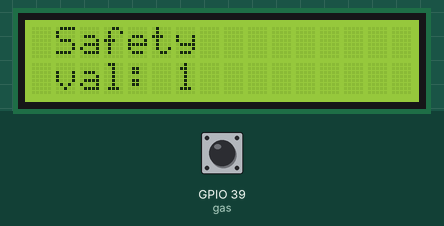
This program was run on a simulated ESP32 board running MicroPython. Parts: 16×2 character LCD. Inputs (shaded band) come from the test bench; at power-on: GPIO 39 (gas) HIGH. What the program prints to the serial console is not drawn.

Above: at 1.2 s.
1.3 s: GPIO 39 (gas) pulled LOW for 0.15 s
At 1.43 s:
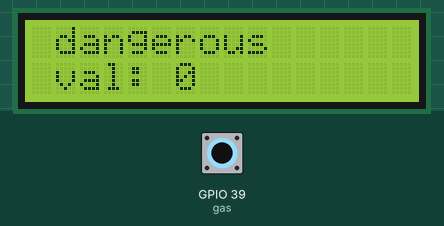
2.9 s: GPIO 39 (gas) pulled LOW for 3.2 s
Timing chart, 0 to 5.9 s (numbered marks = the images above; inputs shaded):
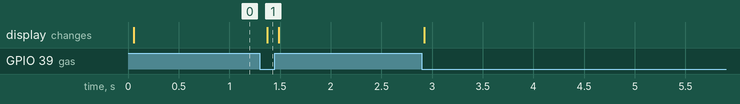

Measured:
- after the input at 1.3 s, the display: changes after 0.07 s (image 1)

The program:

pj8_2_gas_lcd.py
```python
from time import sleep_ms, ticks_ms
from machine import I2C, Pin
from i2c_lcd import I2cLcd

DEFAULT_I2C_ADDR = 0x27

i2c = I2C(scl=Pin(22), sda=Pin(21), freq=400000)
lcd = I2cLcd(i2c, DEFAULT_I2C_ADDR, 2, 16)

from machine import Pin
import time
gas = Pin(39, Pin.IN, Pin.PULL_UP)

while True:
    gasVal = gas.value()  # Reads the value of button 1
    print("gas =",gasVal)  #Print it out in the shell
    lcd.move_to(1, 1)
    lcd.putstr('val: {}'.format(gasVal))
    if(gasVal == 1):
        #lcd.clear()
        lcd.move_to(1, 0)
        lcd.putstr('Safety       ')
    else:
        lcd.move_to(1, 0)
        lcd.putstr('dangerous')
    time.sleep(0.1) #delay 0.1s
```
